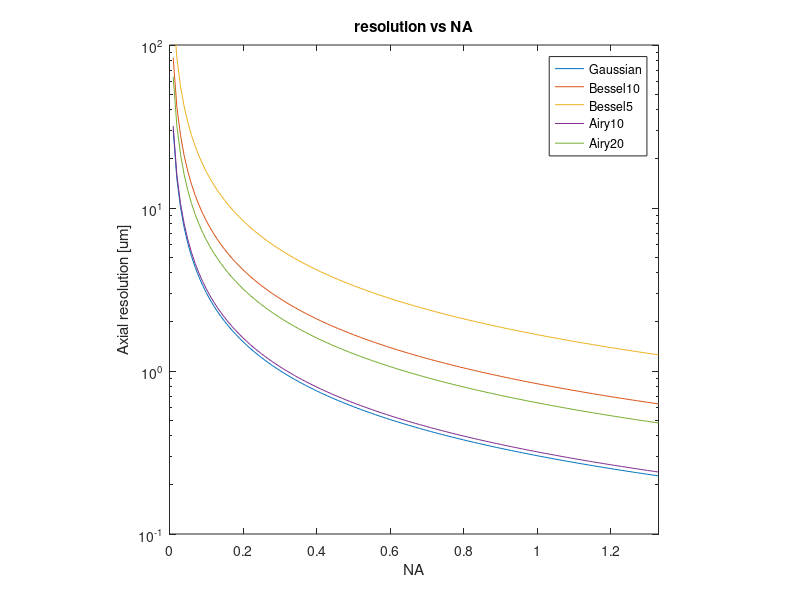
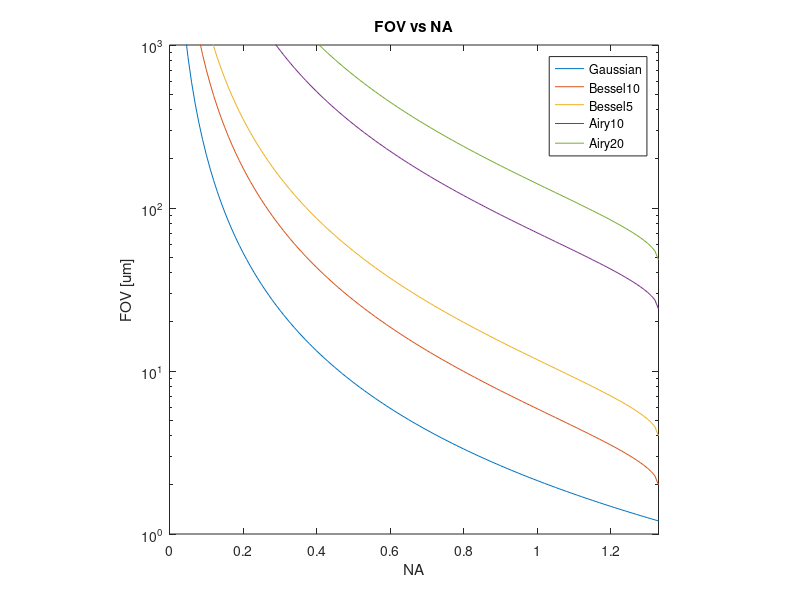
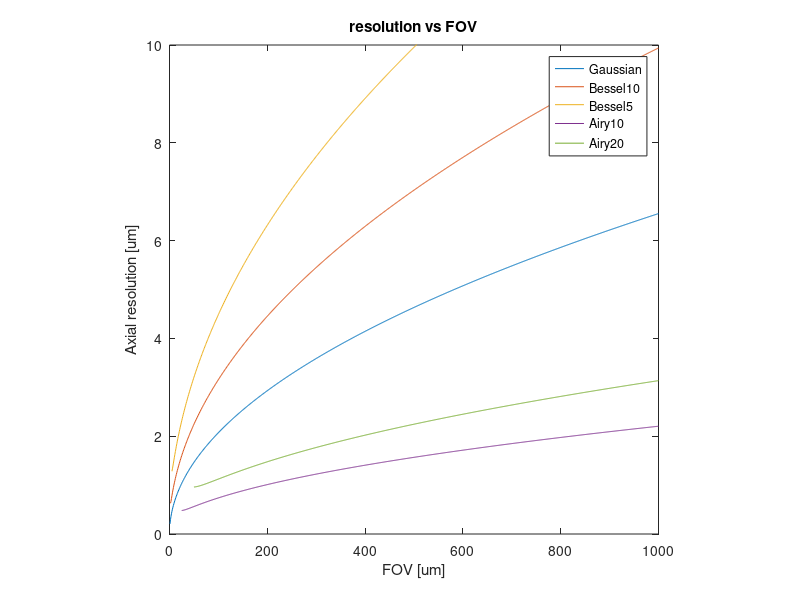

Recreate these plots in MATLAB, in order.
%%% Analytical Gaussian, Bssel, and Airy Resolution/FOV Plots

lambda=0.532; %um
n=1.33;
%resolution and FOV (NA,alpha,beta)
rG=@(NA) lambda/2./NA/0.88;
FovG=@(NA) 4*lambda./(NA.^2);
rG=@(NA) lambda/2./NA/0.88;
rB=@(NA,b) 0.05*pi*lambda./NA./b;
FovB=@(NA,b) lambda/2/n./b./(1-sqrt(1-(NA/n).^2));
rA=@(NA,a) max(0.12.*a*lambda/2./NA,lambda/2./NA/0.88);
FovA=@(NA,a) 6.*a*lambda/n./(1-sqrt(1-(NA/n).^2));

%resolution as function of FOV[fov],alpha,beta)
rG_FOV=@(fov) lambda/0.88/2.*sqrt(fov/4/lambda);
rB_FOV=@(fov,b) 0.05*pi*lambda./b/n./sqrt(1-(1-(lambda/2/n./b./fov)).^2);
rA_FOV=@(fov,a) min(lambda.*a*0.12/n./sqrt(1-(1-(6.*a*lambda/n./fov)).^2),lambda/0.88/2.*sqrt(fov/4/lambda));

% rG(0.42)
% FovG(0.42)
% rB(0.42,[0.1,0.05])
% FovB(0.42,[0.1,0.05])
% rA(0.42,[2.5,5,10,20])
% FovA(0.42,[2.5,5,10,20])

NAs=[0.01:0.01:1.33];

figure;semilogy(NAs,rG(NAs),NAs,rB(NAs,0.1),NAs,rB(NAs,0.05),NAs,rA(NAs,10),NAs,rA(NAs,20));
title('resolution vs NA');
xlabel('NA');
ylabel('Axial resolution [um]');
axis square;
xlim([0 1.33]);
ylim([10^-1 10^2]);
legend('Gaussian','Bessel10','Bessel5','Airy10','Airy20');

figure;semilogy(NAs,FovG(NAs),NAs,FovB(NAs,0.1),NAs,FovB(NAs,0.05),NAs,FovA(NAs,10),NAs,FovA(NAs,20));
title('FOV vs NA');
xlabel('NA');
ylabel('FOV [um]');
axis square;
xlim([0 1.33]);
ylim([10^0 10^3]);
legend('Gaussian','Bessel10','Bessel5','Airy10','Airy20');

fovs=[1:1000];

figure;plot(fovs,rG_FOV(fovs),fovs,rB_FOV(fovs,0.1),fovs(5:end),rB_FOV(fovs(5:end),0.05),fovs(25:end),rA_FOV(fovs(25:end),10),fovs(50:end),rA_FOV(fovs(50:end),20));
title('resolution vs FOV');
xlabel('FOV [um]');
ylabel('Axial resolution [um]');
axis square;
xlim([0 1000]);
ylim([0 10]);
legend('Gaussian','Bessel10','Bessel5','Airy10','Airy20');



